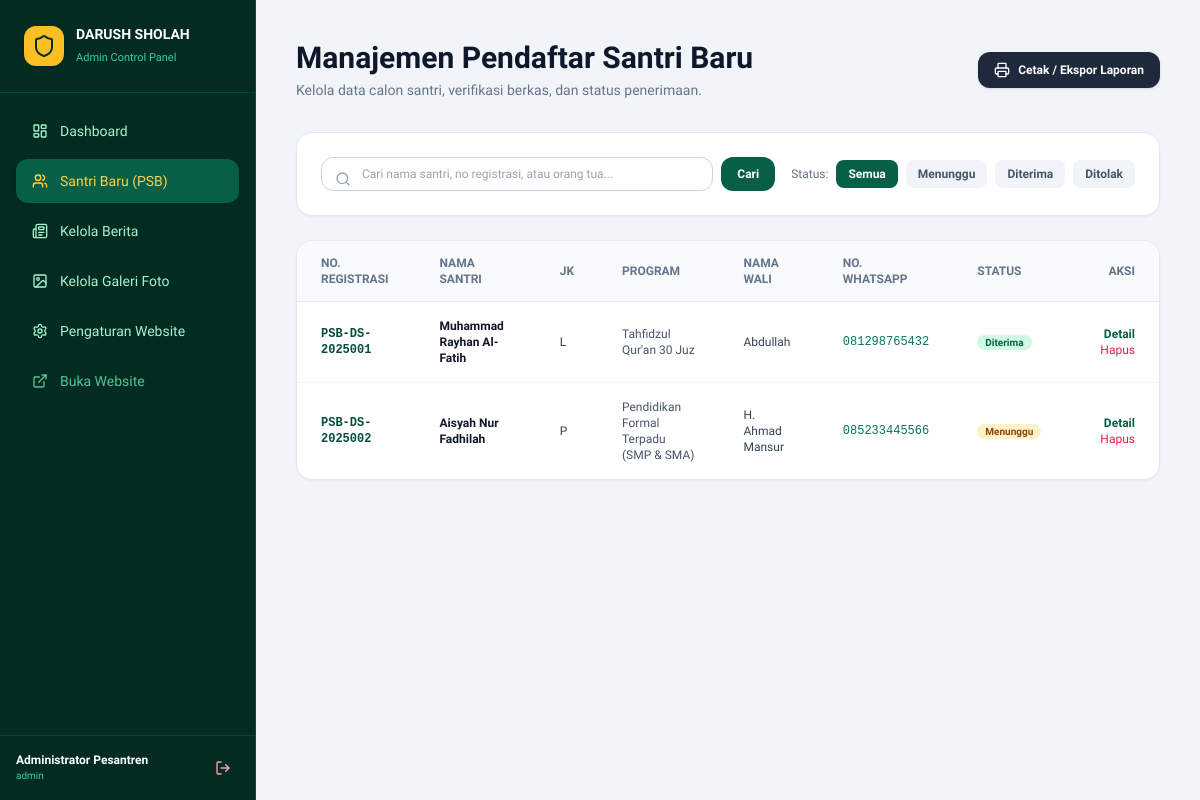
The page /admin/pendaftar.php (signed in) on the database its author committed.
### tables this page shows
CREATE TABLE `tb_pendaftar` (
  `id` INT AUTO_INCREMENT PRIMARY KEY,
  `nomor_daftar` VARCHAR(30) NOT NULL UNIQUE,
  `nama_lengkap` VARCHAR(150) NOT NULL,
  `jenis_kelamin` ENUM('Laki-laki', 'Perempuan') NOT NULL,
  `tempat_lahir` VARCHAR(100) NOT NULL,
  `tanggal_lahir` DATE NOT NULL,
  `nisn` VARCHAR(20) DEFAULT '',
  `nik` VARCHAR(20) DEFAULT '',
  `nama_ayah` VARCHAR(100) NOT NULL,
  `nama_ibu` VARCHAR(100) NOT NULL,
  `no_hp_wali` VARCHAR(30) NOT NULL,
  `alamat` TEXT NOT NULL,
  `program_pilihan` VARCHAR(100) NOT NULL,
  `status` ENUM('Menunggu Verifikasi', 'Diterima', 'Ditolak') DEFAULT 'Menunggu Verifikasi',
  `tanggal_daftar` TIMESTAMP DEFAULT CURRENT_TIMESTAMP,
  `catatan` TEXT
);

### config/koneksi.php (called while the page is built, shortened)
<?php
function clean($data) {
    return htmlspecialchars(trim($data), ENT_QUOTES, 'UTF-8');
}

### admin/pendaftar.php (the view, shortened to what this page needs)
<?php
require_once __DIR__ . '/../config/koneksi.php';
$filter_status = clean($_GET['status'] ?? '');
$cari = clean($_GET['cari'] ?? '');
$sql = "SELECT * FROM tb_pendaftar WHERE 1=1";
$params = [];
$sql .= " ORDER BY tanggal_daftar DESC";
$stmt = $pdo->prepare($sql);
$stmt->execute($params);
$daftarSantri = $stmt->fetchAll();
?>
<!DOCTYPE html>
<html lang="id">
<head>
  <script src="https://cdn.tailwindcss.com"></script>
</head>
<body class="bg-slate-100 text-slate-800 antialiased">
  <div class="min-h-screen flex flex-col md:flex-row">
    <aside class="w-full md:w-64 bg-emerald-950 text-white flex-shrink-0 flex flex-col justify-between border-r border-emerald-900">
      <div>
        <div class="p-6 border-b border-emerald-900/80 flex items-center gap-3">
          <div class="w-10 h-10 rounded-xl bg-amber-400 text-emerald-950 flex items-center justify-center font-bold shadow">
            <i data-lucide="shield" class="w-6 h-6"></i>
          </div>
          <div>
            <h2 class="font-bold text-sm">DARUSH SHOLAH</h2>
            <span class="text-[11px] text-emerald-400">Admin Control Panel</span>
          </div>
        </div>
        <nav class="p-4 space-y-1.5 text-sm font-medium">
          <a href="index.php" class="flex items-center gap-3 px-4 py-3 rounded-xl text-emerald-200 hover:bg-emerald-900 hover:text-white transition">
            <i data-lucide="layout-dashboard" class="w-4 h-4"></i> Dashboard
          </a>
          <a href="pendaftar.php" class="flex items-center justify-between px-4 py-3 rounded-xl bg-emerald-800 text-amber-300 shadow">
            <span class="flex items-center gap-3"><i data-lucide="users" class="w-4 h-4"></i> Santri Baru (PSB)</span>
          </a>
          <a href="berita.php" class="flex items-center gap-3 px-4 py-3 rounded-xl text-emerald-200 hover:bg-emerald-900 hover:text-white transition">
            <i data-lucide="newspaper" class="w-4 h-4"></i> Kelola Berita
          </a>
          <a href="galeri.php" class="flex items-center gap-3 px-4 py-3 rounded-xl text-emerald-200 hover:bg-emerald-900 hover:text-white transition">
            <i data-lucide="image" class="w-4 h-4"></i> Kelola Galeri Foto
          </a>
          <a href="pengaturan.php" class="flex items-center gap-3 px-4 py-3 rounded-xl text-emerald-200 hover:bg-emerald-900 hover:text-white transition">
            <i data-lucide="settings" class="w-4 h-4"></i> Pengaturan Website
          </a>
          <a href="../index.php" target="_blank" class="flex items-center gap-3 px-4 py-3 rounded-xl text-emerald-300/80 hover:bg-emerald-900 hover:text-white transition">
            <i data-lucide="external-link" class="w-4 h-4"></i> Buka Website
          </a>
        </nav>
      </div>
      <div class="p-4 border-t border-emerald-900/80 bg-emerald-950/60">
        <div class="flex items-center justify-between">
          <div class="text-xs">
            <p class="font-bold text-white"><?= htmlspecialchars($_SESSION['admin_nama'] ?? 'Admin') ?></p>
            <p class="text-emerald-400 text-[10px]"><?= htmlspecialchars($_SESSION['admin_username'] ?? 'admin') ?></p>
          </div>
          <a href="logout.php" onclick="return confirm('Logout?')" class="p-2 text-rose-300 hover:text-rose-100 rounded-lg transition" title="Logout">
            <i data-lucide="log-out" class="w-4 h-4"></i>
          </a>
        </div>
      </div>
    </aside>
    <main class="flex-1 p-6 md:p-10 overflow-y-auto">
      <div class="flex flex-col sm:flex-row justify-between items-start sm:items-center mb-8 gap-4">
        <div>
          <h1 class="text-2xl sm:text-3xl font-extrabold text-slate-900">Manajemen Pendaftar Santri Baru</h1>
          <p class="text-xs sm:text-sm text-slate-500 mt-1">Kelola data calon santri, verifikasi berkas, dan status penerimaan.</p>
        </div>
        <button onclick="window.print()" class="bg-slate-800 hover:bg-slate-700 text-white text-xs font-bold px-4 py-2.5 rounded-xl shadow flex items-center gap-2">
          <i data-lucide="printer" class="w-4 h-4"></i> Cetak / Ekspor Laporan
        </button>
      </div>
      <div class="bg-white p-4 sm:p-6 rounded-2xl border border-slate-200 shadow-sm mb-6 flex flex-col md:flex-row gap-4 justify-between items-center">
        <form method="GET" action="pendaftar.php" class="w-full md:w-auto flex-1 flex gap-2">
          <div class="relative flex-1">
            <i data-lucide="search" class="w-4 h-4 text-slate-400 absolute left-3.5 top-3.5"></i>
            <input type="text" name="cari" value="<?= htmlspecialchars($cari) ?>" placeholder="Cari nama santri, no registrasi, atau orang tua..." class="w-full pl-10 pr-4 py-2 rounded-xl border border-slate-300 text-xs focus:ring-2 focus:ring-emerald-500">
          </div>
          <button type="submit" class="bg-emerald-800 hover:bg-emerald-900 text-white px-4 py-2 rounded-xl text-xs font-semibold">Cari</button>
        </form>
        <div class="flex items-center gap-2 w-full md:w-auto">
          <span class="text-xs text-slate-500">Status:</span>
          <a href="pendaftar.php" class="px-3 py-1.5 rounded-lg text-xs font-semibold <?= empty($filter_status) ? 'bg-emerald-800 text-white' : 'bg-slate-100 text-slate-600 hover:bg-slate-200' ?>">Semua</a>
          <a href="pendaftar.php?status=Menunggu+Verifikasi" class="px-3 py-1.5 rounded-lg text-xs font-semibold <?= $filter_status === 'Menunggu Verifikasi' ? 'bg-amber-500 text-white' : 'bg-slate-100 text-slate-600 hover:bg-slate-200' ?>">Menunggu</a>
          <a href="pendaftar.php?status=Diterima" class="px-3 py-1.5 rounded-lg text-xs font-semibold <?= $filter_status === 'Diterima' ? 'bg-emerald-600 text-white' : 'bg-slate-100 text-slate-600 hover:bg-slate-200' ?>">Diterima</a>
          <a href="pendaftar.php?status=Ditolak" class="px-3 py-1.5 rounded-lg text-xs font-semibold <?= $filter_status === 'Ditolak' ? 'bg-rose-600 text-white' : 'bg-slate-100 text-slate-600 hover:bg-slate-200' ?>">Ditolak</a>
        </div>
      </div>
      <div class="bg-white rounded-2xl border border-slate-200 shadow-sm overflow-hidden">
        <div class="overflow-x-auto">
          <table class="w-full text-left text-xs text-slate-700">
            <thead class="bg-slate-50 text-slate-500 uppercase font-semibold border-b border-slate-200">
              <tr>
                <th class="px-6 py-3.5">No. Registrasi</th>
                <th class="px-6 py-3.5">Nama Santri</th>
                <th class="px-6 py-3.5">JK</th>
                <th class="px-6 py-3.5">Program</th>
                <th class="px-6 py-3.5">Nama Wali</th>
                <th class="px-6 py-3.5">No. WhatsApp</th>
                <th class="px-6 py-3.5">Status</th>
                <th class="px-6 py-3.5 text-right">Aksi</th>
              </tr>
            </thead>
            <tbody class="divide-y divide-slate-100">
              <?php if (count($daftarSantri) > 0): ?>
                <?php foreach ($daftarSantri as $s): ?>
                <tr class="hover:bg-slate-50 transition">
                  <td class="px-6 py-4 font-mono font-bold text-emerald-900"><?= htmlspecialchars($s['nomor_daftar']) ?></td>
                  <td class="px-6 py-4 font-bold text-slate-900"><?= htmlspecialchars($s['nama_lengkap']) ?></td>
                  <td class="px-6 py-4"><?= $s['jenis_kelamin'] === 'Laki-laki' ? 'L' : 'P' ?></td>
                  <td class="px-6 py-4 text-slate-600"><?= htmlspecialchars($s['program_pilihan']) ?></td>
                  <td class="px-6 py-4"><?= htmlspecialchars($s['nama_ayah']) ?></td>
                  <td class="px-6 py-4 font-mono">
                    <a href="https://wa.me/<?= preg_replace('/[^0-9]/', '', $s['no_hp_wali']) ?>" target="_blank" class="text-emerald-700 hover:underline flex items-center gap-1">
                      <?= htmlspecialchars($s['no_hp_wali']) ?>
                    </a>
                  </td>
                  <td class="px-6 py-4">
                    <?php if ($s['status'] === 'Diterima'): ?>
                      <span class="bg-emerald-100 text-emerald-800 text-[10px] font-bold px-2 py-0.5 rounded-full">Diterima</span>
                    <?php elseif ($s['status'] === 'Ditolak'): ?>
                      <span class="bg-rose-100 text-rose-800 text-[10px] font-bold px-2 py-0.5 rounded-full">Ditolak</span>
                    <?php else: ?>
                      <span class="bg-amber-100 text-amber-800 text-[10px] font-bold px-2 py-0.5 rounded-full">Menunggu</span>
                    <?php endif; ?>
                  </td>
                  <td class="px-6 py-4 text-right space-x-2">
                    <a href="pendaftar.php?id=<?= $s['id'] ?>" class="text-xs text-emerald-800 hover:text-emerald-950 font-bold">Detail</a>
                    <a href="pendaftar.php?hapus=<?= $s['id'] ?>" onclick="return confirm('Hapus pendaftar ini?')" class="text-xs text-rose-600 hover:text-rose-800">Hapus</a>
                  </td>
                </tr>
                <?php endforeach; ?>
              <?php else: ?>
                <tr>
                  <td colspan="8" class="px-6 py-12 text-center text-slate-400">Tidak ada data pendaftar yang cocok.</td>
                </tr>
              <?php endif; ?>
            </tbody>
          </table>
        </div>
      </div>
    </main>
  </div>
</body>
</html>

### admin/pendaftar.php (style rules this page uses)
body { font-family: 'Plus Jakarta Sans', sans-serif; }

### rows shown on the page
tb_pendaftar: nomor_daftar "PSB-DS-2025001", nama_lengkap "Muhammad Rayhan Al-Fatih", jenis_kelamin "L", program_pilihan "Tahfidzul Qur'an 30 Juz", nama_ayah "Abdullah", no_hp_wali "081298765432", status "Diterima"
tb_pendaftar: nomor_daftar "PSB-DS-2025002", nama_lengkap "Aisyah Nur Fadhilah", jenis_kelamin "P", program_pilihan "Pendidikan Formal Terpadu (SMP & SMA)", nama_ayah "H. Ahmad Mansur", no_hp_wali "085233445566", shows "Menunggu"

### other values the page prints
$_SESSION['admin_nama'] "Administrator Pesantren"
$_SESSION['admin_username'] "admin"
